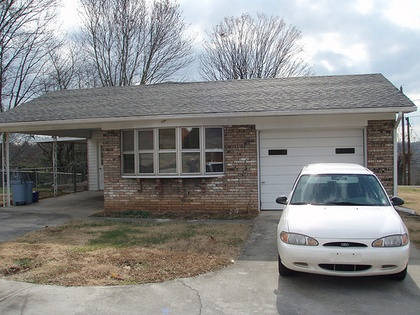
%> input picture cs484_hw2_data/01.jpg, 420 x 315 px, shrunk from 500 x 375 before the run
$ octave --eval "result = car_detection('../cs484_hw2_data/01.jpg');"   (GNU Octave 9; MATLAB toolbox functions it lacks are replaced by stand-ins)
%> lines starting %> are read from the running program, lines starting %| are printed output that depends on the picture

function car_detect = car_detection(name)
%> called with name = '../cs484_hw2_data/01.jpg'

cur_image = imread(name);
%> cur_image is the input picture: size 315x420x3 uint8; mean R, G, B 137.2, 137, 135.9
figure;
imshow(cur_image);
name = extractAfter(name,'/');
name = extractBefore(name,'.');

% title('Original Image');

cur_image_greyscale = rgb2gray(cur_image);
figure;
imshow(cur_image_greyscale, []);
title(strcat('Greyscale Image - ', name));

[rows, cols] = size(cur_image_greyscale);
%> rows = 315; cols = 420

d_cur_img = double(cur_image_greyscale);
d_cur_img = imgaussfilt(d_cur_img);

horizontal_gradient = d_cur_img;
vertical_gradient = d_cur_img;

for i=1:rows-2
    for j=1:cols-2
        % horizontal gradients with Sobel mask
        horizontal_gradient(i,j) = ((2*d_cur_img(i+2,j+1) + d_cur_img(i+2,j) + d_cur_img(i+2,j+2)) - (2*d_cur_img(i,j+1) + d_cur_img(i,j) + d_cur_img(i,j+2)));

        % vertical gradients with Sobel mask
        vertical_gradient(i,j) = ((2*d_cur_img(i+1,j+2) + d_cur_img(i,j+2) + d_cur_img(i+2,j+2)) - (2*d_cur_img(i+1,j) + d_cur_img(i,j) + d_cur_img(i+2,j)));
    end
end
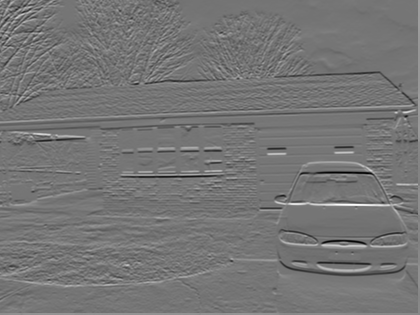
%> horizontal_gradient: size 315x420 double; min -724.1, max 845.3, mean 0.1; drawn with min black and max white
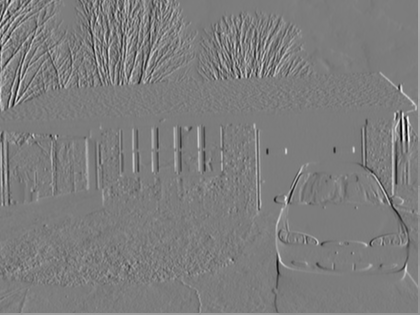
%> vertical_gradient: size 315x420 double; min -669.4, max 696, mean 3; drawn with min black and max white

% angles of the gradients
Gdir = atand(horizontal_gradient./vertical_gradient);
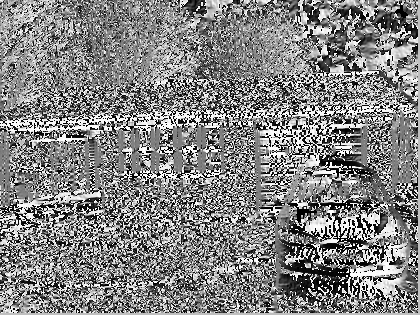
%> Gdir: size 315x420 double; 0.14% of the values are NaN or infinite; the others: min -90, max 90, mean 2.99; drawn with min black, max white, NaN and infinite black

% magnitudes of the gradients
Gmag = sqrt(horizontal_gradient.^2 + vertical_gradient.^2);
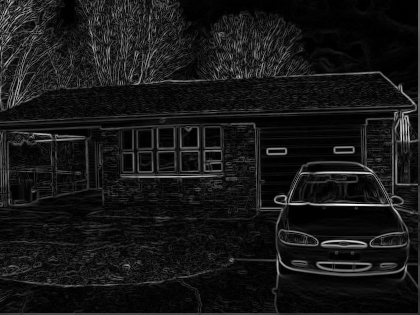
%> Gmag: size 315x420 double; min 0, max 845.3, mean 76.5; drawn with min black and max white

% zeroing out the non-horizontal gradients
horizontal_gradients = ((Gdir > 80) & (Gdir < 110)) | ((Gdir < -80) & (Gdir > -110));
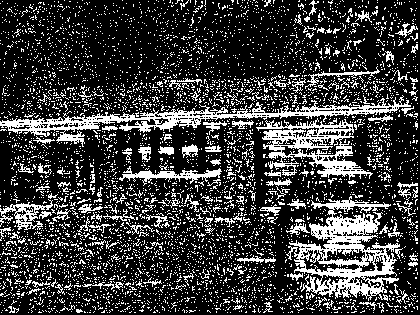
%> horizontal_gradients: size 315x420 logical; 23.8% white in thin lines or dots
figure;
imshow(horizontal_gradients, []);
title(strcat('Detected Horizontal Edges - ', name));

% col-wise summation of number of horizontal edges
summed_up_horizontals = zeros(1, cols);
for j=1:cols
    for i=1:rows
        summed_up_horizontals(j) = summed_up_horizontals(j) + horizontal_gradients(i,j);
    end
end
%> after the loop, summed_up_horizontals = 420 values, max 150 at index 345, min 0 at index 419, mean 74.95

figure
stem(summed_up_horizontals);
title(strcat('Col-Wise Summation of Number of Horizontal Edges - ', name));
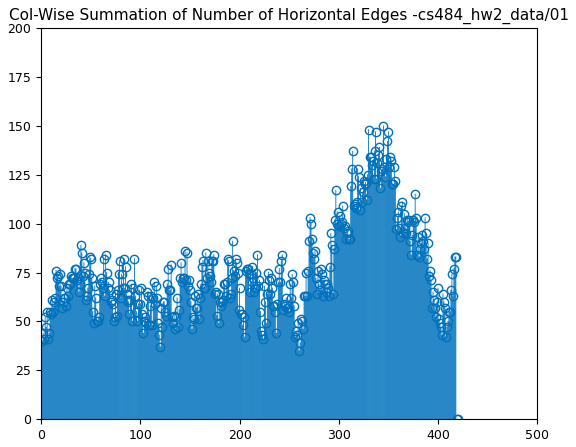
%> figure redrawn from the program's plot data; highest point at x = 345, y = 150

%smooth the horizontal edge values histogram
%prepare structuring element
se = strel('square', 40);

% morphological opening for image smoothing
summed_up_horizontals = imopen(summed_up_horizontals, se);
%> summed_up_horizontals = 420 values, max 107 at index 312, min 0 at index 419, mean 60
figure;
stem(summed_up_horizontals);
title(strcat('Smoothed Col-Wise Summation of Number of Horizontal Edges - ', name));
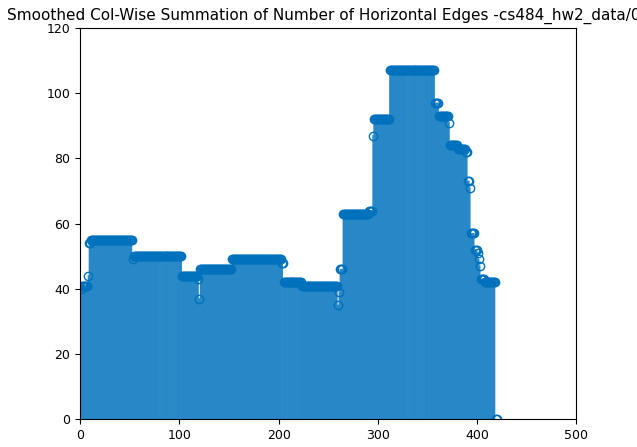
%> figure redrawn from the program's plot data; highest point at x = 312, y = 107

% determine important peaks
% determine min peak height for thresholding
min_peak_height = max(summed_up_horizontals) - 11;
%> min_peak_height = 96
%> (the run ends here)

$ run again, on cs484_hw2_data/04.jpg
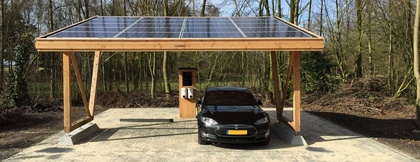
%> input picture cs484_hw2_data/04.jpg, 420 x 162 px, shrunk from 1170 x 450 before the run
%> in car_detection, cur_image is the input picture: size 162x420x3 uint8; mean R, G, B 109.6, 100.8, 82
%> horizontal_gradients: size 162x420 logical; 20% white in thin lines or dots
%> after the loop in car_detection, `for j=1:cols`: summed_up_horizontals = 420 values, max 64 at index 231, min 0 at index 419, mean 32.42
%> in car_detection, `summed_up_horizontals = imopen(summed_up_horizontals, se);`: summed_up_horizontals = 420 values, max 32 at index 125, min 0 at index 419, mean 22.43
%> in car_detection, `title(strcat('Smoothed Col-Wise Summation of Number of Horizontal Edge..`:
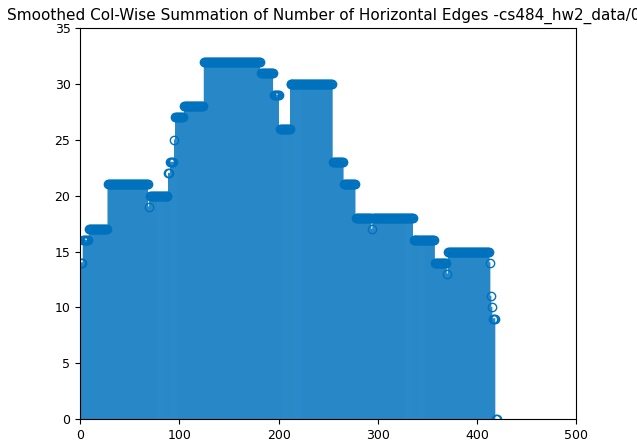
%> figure redrawn from the program's plot data; highest point at x = 125, y = 32
%> min_peak_height = 21
